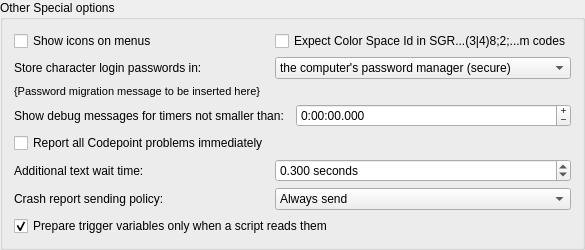
        <widget class="QGroupBox" name="groupBox_debug">
         <property name="title">
          <string>Other Special options</string>
         </property>
         <layout class="QGridLayout" name="gridLayout_groupBox_debug">
          <item row="0" column="0">
           <widget class="QCheckBox" name="checkBox_showIconsOnMenus">
            <property name="text">
             <string>Show icons on menus</string>
            </property>
            <property name="checkable">
             <bool>true</bool>
            </property>
            <property name="checked">
             <bool>false</bool>
            </property>
            <property name="tristate">
             <bool>true</bool>
            </property>
           </widget>
          </item>
          <item row="0" column="1">
           <widget class="QCheckBox" name="checkBox_expectCSpaceIdInColonLessMColorCode">
            <property name="toolTip">
             <string>&lt;p&gt;Some MUDs use a flawed interpretation of the ANSI Set Graphics Rendition (&lt;b&gt;SGR&lt;/b&gt;) code sequences for 16M color mode which only uses semi-colons and not colons to separate parameter elements i.e. instead of using a code in the form: &lt;br&gt;&lt;tt&gt;\e[&lt;/tt&gt;...&lt;tt&gt;38:2:&lt;/tt&gt;&amp;lt;Color Space Id&amp;gt;&lt;tt&gt;:&lt;/tt&gt;&amp;lt;Red&amp;gt;&lt;tt&gt;:&lt;/tt&gt;&amp;lt;Green&amp;gt;&lt;tt&gt;:&lt;/tt&gt;&amp;lt;Blue&amp;gt;&lt;tt&gt;:&lt;/tt&gt;&amp;lt;Unused&amp;gt;&lt;tt&gt;:&lt;/tt&gt;&amp;lt;Tolerance&amp;gt;&lt;tt&gt;:&lt;/tt&gt;&amp;lt;Tolerance Color Space (0=CIELUV; 1=CIELAB)&amp;gt;&lt;tt&gt;;&lt;/tt&gt;...&lt;tt&gt;m&lt;/tt&gt;&lt;br&gt;where the &lt;i&gt;Color Space Id&lt;/i&gt; is expected to be an empty string to specify the usual (default) case and all of the &lt;i&gt;Parameter Elements&lt;/i&gt; (the &quot;2&quot; and the values in the &lt;tt&gt;&amp;lt;...&amp;gt;&lt;/tt&gt;s) may, technically, be omitted; they use: &lt;br&gt;&lt;tt&gt;\e[&lt;/tt&gt;...&lt;tt&gt;38;2;&lt;/tt&gt;&amp;lt;Red&amp;gt;&lt;tt&gt;;&lt;/tt&gt;&amp;lt;Green&amp;gt;&lt;tt&gt;;&lt;/tt&gt;&amp;lt;Blue&amp;gt;&lt;tt&gt;;&lt;/tt&gt;...&lt;tt&gt;m&lt;/tt&gt;&lt;br&gt;or: &lt;br&gt;&lt;tt&gt;\e[&lt;/tt&gt;...&lt;tt&gt;38;2;&lt;/tt&gt;&amp;lt;Color Space Id&amp;gt;&lt;tt&gt;;&lt;/tt&gt;&amp;lt;Red&amp;gt;&lt;tt&gt;;&lt;/tt&gt;&amp;lt;Green&amp;gt;&lt;tt&gt;;&lt;/tt&gt;&amp;lt;Blue&amp;gt;&lt;tt&gt;;&lt;/tt&gt;...&lt;tt&gt;m&lt;/tt&gt; .&lt;/p&gt;&lt;p&gt;It is not possible to reliably detect the difference between these two so checking this option causes Mudlet to expect the last one with the additional (but empty!) parameter.&lt;/p&gt;</string>
            </property>
            <property name="accessibleDescription">
             <string>When checked, interpret 16-million-color SGR sequences using the non-standard semi-colon form some MUDs send, which includes an extra empty parameter for the color space identifier. Enable this if true-color text from your game shows the wrong colors.</string>
            </property>
            <property name="text">
             <string>Expect Color Space Id in SGR...(3|4)8;2;...m codes</string>
            </property>
           </widget>
          </item>
          <item row="1" column="0">
           <widget class="QLabel" name="label_store_passwords_in">
            <property name="text">
             <string>Store character login passwords in:</string>
            </property>
            <property name="buddy">
             <cstring>comboBox_store_passwords_in</cstring>
            </property>
           </widget>
          </item>
          <item row="1" column="1">
           <widget class="QComboBox" name="comboBox_store_passwords_in">
            <item>
             <property name="text">
              <string>the computer's password manager (secure)</string>
             </property>
            </item>
            <item>
             <property name="text">
              <string>plaintext with the profile (portable)</string>
             </property>
            </item>
           </widget>
          </item>
          <item row="2" column="0" colspan="2">
           <widget class="QLabel" name="label_password_migration_notification">
            <property name="font">
             <font>
              <pointsize>8</pointsize>
             </font>
            </property>
            <property name="text">
             <string notr="true" extracomment="This text does not need to be translated as it is overwritten when used by the associated C++ class dlgProfilePreferences">{Password migration message to be inserted here}</string>
            </property>
           </widget>
          </item>
          <item row="3" column="0" colspan="2">
           <widget class="QWidget" name="widget_timerDebugOutputMinimumInterval" native="true">
            <layout class="QHBoxLayout" name="horizontalLayout_timerDebugOutputMinimumInterval" stretch="0,1">
             <property name="leftMargin">
              <number>0</number>
             </property>
             <property name="topMargin">
              <number>0</number>
             </property>
             <property name="rightMargin">
              <number>0</number>
             </property>
             <property name="bottomMargin">
              <number>0</number>
             </property>
             <item>
              <widget class="QLabel" name="label_timerDebugOutputMinimumInterval">
               <property name="sizePolicy">
                <sizepolicy hsizetype="Preferred" vsizetype="Preferred">
                 <horstretch>1</horstretch>
                 <verstretch>0</verstretch>
                </sizepolicy>
               </property>
               <property name="toolTip">
                <string comment="The term in '...' refer to a Mudlet specific thing and ought to match the corresponding translation elsewhere.">&lt;p&gt;Show 'LUA OK' messages for Timers with the specified minimum interval (h:mm:ss.zzz), the minimum value (the default) shows all such messages but can render the &lt;i&gt;Central Debug Console&lt;/i&gt; useless if there is a very small interval timer running.&lt;/p&gt;</string>
               </property>
               <property name="accessibleDescription">
                <string>Show 'LUA OK' messages for Timers with the specified minimum interval (h:mm:ss.zzz), the minimum value (the default) shows all such messages but can render the Central Debug Console useless if there is a very small interval timer running.</string>
               </property>
               <property name="text">
                <string>Show debug messages for timers not smaller than:</string>
               </property>
               <property name="buddy">
                <cstring>timeEdit_timerDebugOutputMinimumInterval</cstring>
               </property>
              </widget>
             </item>
             <item>
              <widget class="QTimeEdit" name="timeEdit_timerDebugOutputMinimumInterval">
               <property name="sizePolicy">
                <sizepolicy hsizetype="MinimumExpanding" vsizetype="Fixed">
                 <horstretch>0</horstretch>
                 <verstretch>0</verstretch>
                </sizepolicy>
               </property>
               <property name="wrapping">
                <bool>true</bool>
               </property>
               <property name="alignment">
                <set>Qt::AlignmentFlag::AlignLeading|Qt::AlignmentFlag::AlignLeft|Qt::AlignmentFlag::AlignVCenter</set>
               </property>
               <property name="buttonSymbols">
                <enum>QAbstractSpinBox::ButtonSymbols::PlusMinus</enum>
               </property>
               <property name="accelerated">
                <bool>true</bool>
               </property>
               <property name="showGroupSeparator" stdset="0">
                <bool>true</bool>
               </property>
               <property name="currentSection">
                <enum>QDateTimeEdit::Section::HourSection</enum>
               </property>
               <property name="displayFormat">
                <string comment="Used to set a time interval only">h:mm:ss.zzz</string>
               </property>
              </widget>
             </item>
            </layout>
           </widget>
          </item>
          <item row="4" column="0">
           <widget class="QCheckBox" name="checkBox_debugShowAllCodepointProblems">
            <property name="toolTip">
             <string>&lt;p&gt;If checked this will cause all problem Unicode codepoints to be reported in the debug output as they occur; if cleared then each different one will only be reported once and summarized in as a table when the console in which they occurred is finally destroyed (when the profile is closed).&lt;/p&gt;</string>
            </property>
            <property name="accessibleDescription">
             <string>When checked, every problem Unicode codepoint is reported in the debug output as it occurs. When unchecked, each distinct codepoint is reported only once and a summary table is shown when the console closes.</string>
            </property>
            <property name="text">
             <string>Report all Codepoint problems immediately</string>
            </property>
           </widget>
          </item>
          <item row="5" column="0">
           <widget class="QLabel" name="label_networkPacketTimeout">
            <property name="text">
             <string>Additional text wait time:</string>
            </property>
            <property name="buddy">
             <cstring>doubleSpinBox_networkPacketTimeout</cstring>
            </property>
           </widget>
          </item>
          <item row="5" column="1">
           <widget class="QDoubleSpinBox" name="doubleSpinBox_networkPacketTimeout">
            <property name="toolTip">
             <string>&lt;p&gt;&lt;i&gt;Go-Ahead&lt;/i&gt; (&lt;tt&gt;GA&lt;/tt&gt;) and &lt;i&gt;End-of-record&lt;/i&gt; (&lt;tt&gt;EOR&lt;/tt&gt;) signalling tells Mudlet when the game server is done sending text. On games that do not provide &lt;tt&gt;GA&lt;/tt&gt; or &lt;tt&gt;EOR&lt;/tt&gt;, this option controls how long Mudlet will wait for more text to arrive. Greater values will help reduce the risk that Mudlet will split a large piece of text (with unintended line-breaks in the middle) which can stop some triggers from working. Lesser values increases the risk of text getting broken up, but may make the game feel more responsive.&lt;/p&gt;&lt;p&gt;&lt;i&gt;The default value, which was what Mudlet used before this control was added, is 0.300 Seconds.&lt;/i&gt;&lt;/p&gt;</string>
            </property>
            <property name="accessibleDescription">
             <string>How long Mudlet waits for more text on games that do not send Go-Ahead or End-of-record signals. Larger values reduce the chance that long output is split mid-sentence and breaks triggers; smaller values feel more responsive. Default is 0.300 seconds.</string>
            </property>
            <property name="suffix">
             <string extracomment="For most locales a space should be included so that the text is separated from the number!"> seconds</string>
            </property>
            <property name="decimals">
             <number>3</number>
            </property>
            <property name="minimum">
             <double>0.010000000000000</double>
            </property>
            <property name="maximum">
             <double>0.500000000000000</double>
            </property>
            <property name="singleStep">
             <double>0.010000000000000</double>
            </property>
            <property name="value">
             <double>0.300000000000000</double>
            </property>
           </widget>
          </item>
          <item row="6" column="0">
           <widget class="QLabel" name="label_crashReportPolicy">
            <property name="text">
             <string>Crash report sending policy:</string>
            </property>
            <property name="buddy">
             <cstring>comboBox_crashReportPolicy</cstring>
            </property>
           </widget>
          </item>
          <item row="6" column="1">
           <widget class="QComboBox" name="comboBox_crashReportPolicy">
            <item>
             <property name="text">
              <string>Always send</string>
             </property>
            </item>
            <item>
             <property name="text">
              <string>Never send</string>
             </property>
            </item>
            <item>
             <property name="text">
              <string>Ask each time</string>
             </property>
            </item>
           </widget>
          </item>
          <item row="7" column="0" colspan="2">
           <widget class="QCheckBox" name="checkBox_lazyCaptureGlobals">
            <property name="toolTip">
             <string>&lt;p&gt;Makes triggers faster by preparing the &lt;tt&gt;matches&lt;/tt&gt;, &lt;tt&gt;multimatches&lt;/tt&gt; and &lt;tt&gt;line&lt;/tt&gt; variables only when a script reads them. Scripts see the same values either way.&lt;/p&gt;&lt;p&gt;Turn this off only if a script or package looks through Lua's global table directly (with &lt;tt&gt;rawget&lt;/tt&gt;, &lt;tt&gt;next&lt;/tt&gt; or &lt;tt&gt;pairs&lt;/tt&gt; on &lt;tt&gt;_G&lt;/tt&gt;) and misbehaves because it does not find them there.&lt;/p&gt;</string>
            </property>
            <property name="accessibleDescription">
             <string>When checked, triggers run faster because the matches, multimatches and line variables are only prepared when a script reads them. Turn this off only if a script or package that looks through Lua's global table directly misbehaves.</string>
            </property>
            <property name="text">
             <string>Prepare trigger variables only when a script reads them</string>
            </property>
            <property name="checked">
             <bool>true</bool>
            </property>
           </widget>
          </item>
         </layout>
        </widget>
